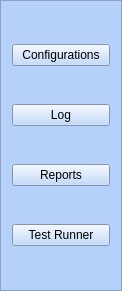
   <widget class="QFrame" name="side_menu">
    <property name="geometry">
     <rect>
      <x>0</x>
      <y>70</y>
      <width>122</width>
      <height>291</height>
     </rect>
    </property>
    <property name="palette">
     <palette>
      <active>
       <colorrole role="WindowText">
        <brush brushstyle="SolidPattern">
         <color alpha="255">
          <red>0</red>
          <green>0</green>
          <blue>0</blue>
         </color>
        </brush>
       </colorrole>
       <colorrole role="Button">
        <brush brushstyle="SolidPattern">
         <color alpha="255">
          <red>181</red>
          <green>209</green>
          <blue>250</blue>
         </color>
        </brush>
       </colorrole>
       <colorrole role="Light">
        <brush brushstyle="SolidPattern">
         <color alpha="255">
          <red>255</red>
          <green>255</green>
          <blue>255</blue>
         </color>
        </brush>
       </colorrole>
       <colorrole role="Midlight">
        <brush brushstyle="SolidPattern">
         <color alpha="255">
          <red>218</red>
          <green>232</green>
          <blue>252</blue>
         </color>
        </brush>
       </colorrole>
       <colorrole role="Dark">
        <brush brushstyle="SolidPattern">
         <color alpha="255">
          <red>90</red>
          <green>104</green>
          <blue>125</blue>
         </color>
        </brush>
       </colorrole>
       <colorrole role="Mid">
        <brush brushstyle="SolidPattern">
         <color alpha="255">
          <red>121</red>
          <green>139</green>
          <blue>167</blue>
         </color>
        </brush>
       </colorrole>
       <colorrole role="Text">
        <brush brushstyle="SolidPattern">
         <color alpha="255">
          <red>0</red>
          <green>0</green>
          <blue>0</blue>
         </color>
        </brush>
       </colorrole>
       <colorrole role="BrightText">
        <brush brushstyle="SolidPattern">
         <color alpha="255">
          <red>255</red>
          <green>255</green>
          <blue>255</blue>
         </color>
        </brush>
       </colorrole>
       <colorrole role="ButtonText">
        <brush brushstyle="SolidPattern">
         <color alpha="255">
          <red>0</red>
          <green>0</green>
          <blue>0</blue>
         </color>
        </brush>
       </colorrole>
       <colorrole role="Base">
        <brush brushstyle="SolidPattern">
         <color alpha="255">
          <red>255</red>
          <green>255</green>
          <blue>255</blue>
         </color>
        </brush>
       </colorrole>
       <colorrole role="Window">
        <brush brushstyle="SolidPattern">
         <color alpha="255">
          <red>181</red>
          <green>209</green>
          <blue>250</blue>
         </color>
        </brush>
       </colorrole>
       <colorrole role="Shadow">
        <brush brushstyle="SolidPattern">
         <color alpha="255">
          <red>0</red>
          <green>0</green>
          <blue>0</blue>
         </color>
        </brush>
       </colorrole>
       <colorrole role="AlternateBase">
        <brush brushstyle="SolidPattern">
         <color alpha="255">
          <red>218</red>
          <green>232</green>
          <blue>252</blue>
         </color>
        </brush>
       </colorrole>
       <colorrole role="ToolTipBase">
        <brush brushstyle="SolidPattern">
         <color alpha="255">
          <red>255</red>
          <green>255</green>
          <blue>220</blue>
         </color>
        </brush>
       </colorrole>
       <colorrole role="ToolTipText">
        <brush brushstyle="SolidPattern">
         <color alpha="255">
          <red>0</red>
          <green>0</green>
          <blue>0</blue>
         </color>
        </brush>
       </colorrole>
       <colorrole role="PlaceholderText">
        <brush brushstyle="SolidPattern">
         <color alpha="128">
          <red>0</red>
          <green>0</green>
          <blue>0</blue>
         </color>
        </brush>
       </colorrole>
      </active>
      <inactive>
       <colorrole role="WindowText">
        <brush brushstyle="SolidPattern">
         <color alpha="255">
          <red>0</red>
          <green>0</green>
          <blue>0</blue>
         </color>
        </brush>
       </colorrole>
       <colorrole role="Button">
        <brush brushstyle="SolidPattern">
         <color alpha="255">
          <red>181</red>
          <green>209</green>
          <blue>250</blue>
         </color>
        </brush>
       </colorrole>
       <colorrole role="Light">
        <brush brushstyle="SolidPattern">
         <color alpha="255">
          <red>255</red>
          <green>255</green>
          <blue>255</blue>
         </color>
        </brush>
       </colorrole>
       <colorrole role="Midlight">
        <brush brushstyle="SolidPattern">
         <color alpha="255">
          <red>218</red>
          <green>232</green>
          <blue>252</blue>
         </color>
        </brush>
       </colorrole>
       <colorrole role="Dark">
        <brush brushstyle="SolidPattern">
         <color alpha="255">
          <red>90</red>
          <green>104</green>
          <blue>125</blue>
         </color>
        </brush>
       </colorrole>
       <colorrole role="Mid">
        <brush brushstyle="SolidPattern">
         <color alpha="255">
          <red>121</red>
          <green>139</green>
          <blue>167</blue>
         </color>
        </brush>
       </colorrole>
       <colorrole role="Text">
        <brush brushstyle="SolidPattern">
         <color alpha="255">
          <red>0</red>
          <green>0</green>
          <blue>0</blue>
         </color>
        </brush>
       </colorrole>
       <colorrole role="BrightText">
        <brush brushstyle="SolidPattern">
         <color alpha="255">
          <red>255</red>
          <green>255</green>
          <blue>255</blue>
         </color>
        </brush>
       </colorrole>
       <colorrole role="ButtonText">
        <brush brushstyle="SolidPattern">
         <color alpha="255">
          <red>0</red>
          <green>0</green>
          <blue>0</blue>
         </color>
        </brush>
       </colorrole>
       <colorrole role="Base">
        <brush brushstyle="SolidPattern">
         <color alpha="255">
          <red>255</red>
          <green>255</green>
          <blue>255</blue>
         </color>
        </brush>
       </colorrole>
       <colorrole role="Window">
        <brush brushstyle="SolidPattern">
         <color alpha="255">
          <red>181</red>
          <green>209</green>
          <blue>250</blue>
         </color>
        </brush>
       </colorrole>
       <colorrole role="Shadow">
        <brush brushstyle="SolidPattern">
         <color alpha="255">
          <red>0</red>
          <green>0</green>
          <blue>0</blue>
         </color>
        </brush>
       </colorrole>
       <colorrole role="AlternateBase">
        <brush brushstyle="SolidPattern">
         <color alpha="255">
          <red>218</red>
          <green>232</green>
          <blue>252</blue>
         </color>
        </brush>
       </colorrole>
       <colorrole role="ToolTipBase">
        <brush brushstyle="SolidPattern">
         <color alpha="255">
          <red>255</red>
          <green>255</green>
          <blue>220</blue>
         </color>
        </brush>
       </colorrole>
       <colorrole role="ToolTipText">
        <brush brushstyle="SolidPattern">
         <color alpha="255">
          <red>0</red>
          <green>0</green>
          <blue>0</blue>
         </color>
        </brush>
       </colorrole>
       <colorrole role="PlaceholderText">
        <brush brushstyle="SolidPattern">
         <color alpha="128">
          <red>0</red>
          <green>0</green>
          <blue>0</blue>
         </color>
        </brush>
       </colorrole>
      </inactive>
      <disabled>
       <colorrole role="WindowText">
        <brush brushstyle="SolidPattern">
         <color alpha="255">
          <red>90</red>
          <green>104</green>
          <blue>125</blue>
         </color>
        </brush>
       </colorrole>
       <colorrole role="Button">
        <brush brushstyle="SolidPattern">
         <color alpha="255">
          <red>181</red>
          <green>209</green>
          <blue>250</blue>
         </color>
        </brush>
       </colorrole>
       <colorrole role="Light">
        <brush brushstyle="SolidPattern">
         <color alpha="255">
          <red>255</red>
          <green>255</green>
          <blue>255</blue>
         </color>
        </brush>
       </colorrole>
       <colorrole role="Midlight">
        <brush brushstyle="SolidPattern">
         <color alpha="255">
          <red>218</red>
          <green>232</green>
          <blue>252</blue>
         </color>
        </brush>
       </colorrole>
       <colorrole role="Dark">
        <brush brushstyle="SolidPattern">
         <color alpha="255">
          <red>90</red>
          <green>104</green>
          <blue>125</blue>
         </color>
        </brush>
       </colorrole>
       <colorrole role="Mid">
        <brush brushstyle="SolidPattern">
         <color alpha="255">
          <red>121</red>
          <green>139</green>
          <blue>167</blue>
         </color>
        </brush>
       </colorrole>
       <colorrole role="Text">
        <brush brushstyle="SolidPattern">
         <color alpha="255">
          <red>90</red>
          <green>104</green>
          <blue>125</blue>
         </color>
        </brush>
       </colorrole>
       <colorrole role="BrightText">
        <brush brushstyle="SolidPattern">
         <color alpha="255">
          <red>255</red>
          <green>255</green>
          <blue>255</blue>
         </color>
        </brush>
       </colorrole>
       <colorrole role="ButtonText">
        <brush brushstyle="SolidPattern">
         <color alpha="255">
          <red>90</red>
          <green>104</green>
          <blue>125</blue>
         </color>
        </brush>
       </colorrole>
       <colorrole role="Base">
        <brush brushstyle="SolidPattern">
         <color alpha="255">
          <red>181</red>
          <green>209</green>
          <blue>250</blue>
         </color>
        </brush>
       </colorrole>
       <colorrole role="Window">
        <brush brushstyle="SolidPattern">
         <color alpha="255">
          <red>181</red>
          <green>209</green>
          <blue>250</blue>
         </color>
        </brush>
       </colorrole>
       <colorrole role="Shadow">
        <brush brushstyle="SolidPattern">
         <color alpha="255">
          <red>0</red>
          <green>0</green>
          <blue>0</blue>
         </color>
        </brush>
       </colorrole>
       <colorrole role="AlternateBase">
        <brush brushstyle="SolidPattern">
         <color alpha="255">
          <red>181</red>
          <green>209</green>
          <blue>250</blue>
         </color>
        </brush>
       </colorrole>
       <colorrole role="ToolTipBase">
        <brush brushstyle="SolidPattern">
         <color alpha="255">
          <red>255</red>
          <green>255</green>
          <blue>220</blue>
         </color>
        </brush>
       </colorrole>
       <colorrole role="ToolTipText">
        <brush brushstyle="SolidPattern">
         <color alpha="255">
          <red>0</red>
          <green>0</green>
          <blue>0</blue>
         </color>
        </brush>
       </colorrole>
       <colorrole role="PlaceholderText">
        <brush brushstyle="SolidPattern">
         <color alpha="128">
          <red>0</red>
          <green>0</green>
          <blue>0</blue>
         </color>
        </brush>
       </colorrole>
      </disabled>
     </palette>
    </property>
    <property name="frameShape">
     <enum>QFrame::StyledPanel</enum>
    </property>
    <layout class="QVBoxLayout" name="verticalLayout">
     <item>
      <widget class="QPushButton" name="config_btn">
       <property name="text">
        <string>Configurations</string>
       </property>
      </widget>
     </item>
     <item>
      <widget class="QPushButton" name="log_btn">
       <property name="text">
        <string>Log</string>
       </property>
      </widget>
     </item>
     <item>
      <widget class="QPushButton" name="report_btn">
       <property name="text">
        <string>Reports</string>
       </property>
      </widget>
     </item>
     <item>
      <widget class="QPushButton" name="test_runner_btn">
       <property name="text">
        <string>Test Runner</string>
       </property>
      </widget>
     </item>
    </layout>
   </widget>
